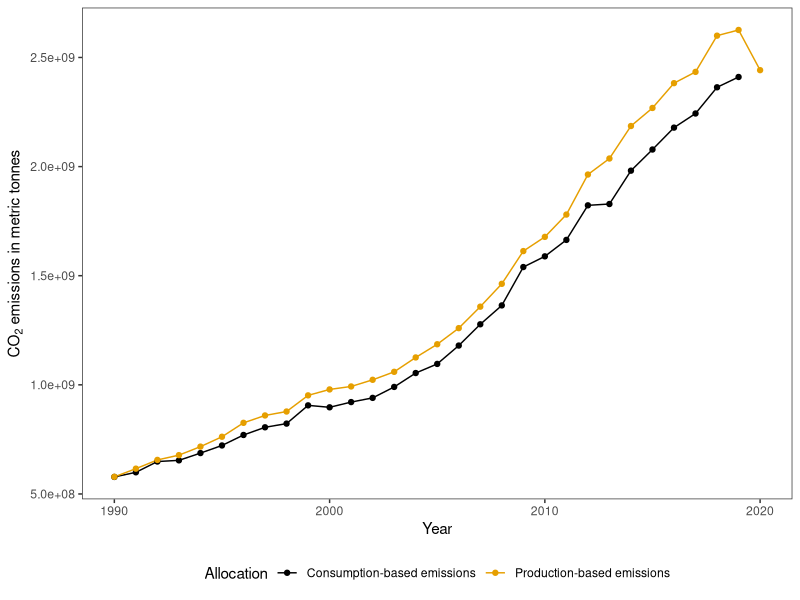

Reproduce this figure in R.
#import libraries
library(tidyr) # for `gather`
library(dplyr) # for `rename` & `select`
library(ggplot2)
library(readr)
library(reshape2)

# The palette with grey:
cbPalette <- c("#999999", "#E69F00", "#56B4E9", "#009E73", "#F0E442", "#0072B2", "#D55E00", "#CC79A7")

# The palette with black:
cbbPalette <- c("#000000", "#E69F00", "#56B4E9", "#009E73", "#F0E442", "#0072B2", "#D55E00", "#CC79A7")

# To use for fills, add
#scale_fill_manual(values=cbPalette)

# To use for line and point colors, add
#scale_colour_manual(values=cbPalette)

#import dataset
df <- read_csv("CO2inttrade.csv")

df %>% select(Year, Consumption, Production) %>%
  pivot_longer(., cols = c(Consumption, Production),
               names_to = "Allocation", values_to = "Emissions")%>%
  ggplot(aes(x = Year, y = Emissions, colour = Allocation)) +
  geom_line() + geom_point() + theme_bw() + theme(legend.position="bottom") +
  theme(panel.grid.major = element_blank(),
        panel.grid.minor = element_blank(),
        panel.background = element_blank()) +
  labs(#title = expression("CO"["2"] ~ "emissions embedded in international trade"), 
       x = "Year", 
       y = expression("CO"["2"] ~ "emissions in metric tonnes")) +
  scale_color_manual(name="Allocation",
                     labels=c("Consumption-based emissions", 
                              "Production-based emissions"), 
                     #values=c(df$Consumption, df$Production))
                     values=cbbPalette)
